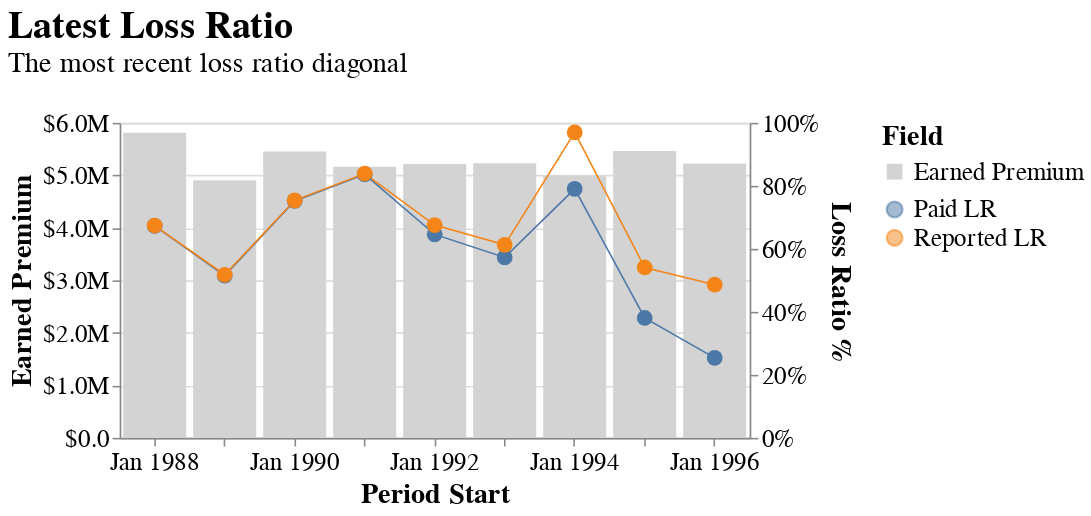

Notebook cell for this chart:
### Code cell
meyers_clipped.plot_right_edge()

### Figure 1 — Vega-Lite specification as saved in the notebook (floating-point values rounded to 4 significant figures)
{"autosize": {"contains": "content", "resize": true}, "config": {"style": {"group-title": {"fontSize": 24}, "group-subtitle": {"fontSize": 18}, "guide-label": {"fontSize": 16, "font": "sans-serif"}, "guide-title": {"fontSize": 18, "font": "sans-serif"}}, "mark": {"color": "#1f8fff"}, "title": {"anchor": "start", "offset": 20}, "legend": {"orient": "right", "titleAnchor": "start", "layout": {"direction": "vertical"}, "labelFontSize": 16.0, "titleFontSize": 18.0}, "axis": {"labelFontSize": 16.0, "titleFontSize": 18.0}}, "layer": [{"data": {"values": [{"period_start": "1988-01-01T00:00:00", "period_end": "1988-12-31T00:00:00", "evaluation_date": "1996-12-31T00:00:00", "dev_lag": 96.0, "Earned Premium": 5812000, "Field": "Earned Premium"}, {"period_start": "1989-01-01T00:00:00", "period_end": "1989-12-31T00:00:00", "evaluation_date": "1996-12-31T00:00:00", "dev_lag": 84.0, "Earned Premium": 4908000, "Field": "Earned Premium"}, {"period_start": "1990-01-01T00:00:00", "period_end": "1990-12-31T00:00:00", "evaluation_date": "1996-12-31T00:00:00", "dev_lag": 72.0, "Earned Premium": 5454000, "Field": "Earned Premium"}, {"period_start": "1991-01-01T00:00:00", "period_end": "1991-12-31T00:00:00", "evaluation_date": "1996-12-31T00:00:00", "dev_lag": 60.0, "Earned Premium": 5165000, "Field": "Earned Premium"}, {"period_start": "1992-01-01T00:00:00", "period_end": "1992-12-31T00:00:00", "evaluation_date": "1996-12-31T00:00:00", "dev_lag": 48.0, "Earned Premium": 5214000, "Field": "Earned Premium"}, {"period_start": "1993-01-01T00:00:00", "period_end": "1993-12-31T00:00:00", "evaluation_date": "1996-12-31T00:00:00", "dev_lag": 36.0, "Earned Premium": 5230000, "Field": "Earned Premium"}, {"period_start": "1994-01-01T00:00:00", "period_end": "1994-12-31T00:00:00", "evaluation_date": "1996-12-31T00:00:00", "dev_lag": 24.0, "Earned Premium": 4992000, "Field": "Earned Premium"}, {"period_start": "1995-01-01T00:00:00", "period_end": "1995-12-31T00:00:00", "evaluation_date": "1996-12-31T00:00:00", "dev_lag": 12.0, "Earned Premium": 5466000, "Field": "Earned Premium"}, {"period_start": "1996-01-01T00:00:00", "period_end": "1996-12-31T00:00:00", "evaluation_date": "1996-12-31T00:00:00", "dev_lag": 0.0, "Earned Premium": 5226000, "Field": "Earned Premium"}]}, "mark": {"type": "bar"}, "encoding": {"color": {"field": "Field", "scale": {"range": ["lightgray"]}, "type": "nominal"}, "tooltip": [{"field": "period_start", "title": "Period Start", "type": "temporal"}, {"field": "period_end", "title": "Period End", "type": "temporal"}, {"field": "dev_lag", "title": "Dev Lag", "type": "ordinal"}, {"field": "evaluation_date", "title": "Evaluation Date", "type": "temporal"}, {"field": "Earned Premium", "format": "$,.0f", "type": "quantitative"}], "x": {"field": "period_start", "timeUnit": "yearmonth", "type": "ordinal"}, "y": {"axis": {"format": "$.2s"}, "field": "Earned Premium", "type": "quantitative"}}, "name": "view_2", "title": {"text": "", "anchor": "middle", "font": "sans-serif", "fontSize": 12, "fontWeight": "normal"}}, {"layer": [{"mark": {"type": "area", "opacity": 0.5}, "encoding": {"color": {"field": "Field", "type": "nominal"}, "x": {"field": "period_start", "timeUnit": "yearmonth", "type": "temporal"}, "y": {"axis": {"title": "Loss Ratio %", "format": "%"}, "field": "loss_ratio_lower_ci", "type": "quantitative"}, "y2": {"field": "loss_ratio_upper_ci"}}}, {"mark": {"type": "line", "size": 1}, "encoding": {"color": {"field": "Field", "type": "nominal"}, "x": {"axis": {"labelAngle": 0}, "field": "period_start", "timeUnit": "yearmonth", "title": "Period Start", "type": "temporal"}, "y": {"axis": {"format": "%"}, "field": "loss_ratio", "scale": {"zero": true}, "title": "Loss Ratio %", "type": "quantitative"}}}, {"mark": {"type": "point", "filled": true, "opacity": 1, "size": 100.0}, "encoding": {"color": {"field": "Field", "legend": {"title": null}, "type": "nominal"}, "tooltip": [{"field": "period_start", "title": "Period Start", "type": "temporal"}, {"field": "period_end", "title": "Period End", "type": "temporal"}, {"field": "dev_lag", "title": "Dev Lag", "type": "ordinal"}, {"field": "evaluation_date", "title": "Evaluation Date", "type": "temporal"}, {"field": "loss_ratio", "format": ".2%", "title": "Loss Ratio (%)", "type": "quantitative"}], "x": {"axis": {"labelAngle": 0}, "field": "period_start", "timeUnit": "yearmonth", "title": "Period Start", "type": "temporal"}, "y": {"axis": {"format": "%"}, "field": "loss_ratio", "scale": {"zero": true}, "type": "quantitative"}}}], "data": {"values": [{"period_start": "1988-01-01T00:00:00", "period_end": "1988-12-31T00:00:00", "evaluation_date": "1996-12-31T00:00:00", "dev_lag": 96.0, "loss_ratio": 0.6729, "loss_ratio_sd": 0, "loss_ratio_lower_ci": null, "loss_ratio_upper_ci": null, "Field": "Paid LR"}, {"period_start": "1988-01-01T00:00:00", "period_end": "1988-12-31T00:00:00", "evaluation_date": "1996-12-31T00:00:00", "dev_lag": 96.0, "loss_ratio": 0.674, "loss_ratio_sd": 0, "loss_ratio_lower_ci": null, "loss_ratio_upper_ci": null, "Field": "Reported LR"}, {"period_start": "1989-01-01T00:00:00", "period_end": "1989-12-31T00:00:00", "evaluation_date": "1996-12-31T00:00:00", "dev_lag": 84.0, "loss_ratio": 0.5147, "loss_ratio_sd": 0, "loss_ratio_lower_ci": null, "loss_ratio_upper_ci": null, "Field": "Paid LR"}, {"period_start": "1989-01-01T00:00:00", "period_end": "1989-12-31T00:00:00", "evaluation_date": "1996-12-31T00:00:00", "dev_lag": 84.0, "loss_ratio": 0.5177, "loss_ratio_sd": 0, "loss_ratio_lower_ci": null, "loss_ratio_upper_ci": null, "Field": "Reported LR"}, {"period_start": "1990-01-01T00:00:00", "period_end": "1990-12-31T00:00:00", "evaluation_date": "1996-12-31T00:00:00", "dev_lag": 72.0, "loss_ratio": 0.7521, "loss_ratio_sd": 0, "loss_ratio_lower_ci": null, "loss_ratio_upper_ci": null, "Field": "Paid LR"}, {"period_start": "1990-01-01T00:00:00", "period_end": "1990-12-31T00:00:00", "evaluation_date": "1996-12-31T00:00:00", "dev_lag": 72.0, "loss_ratio": 0.7539, "loss_ratio_sd": 0, "loss_ratio_lower_ci": null, "loss_ratio_upper_ci": null, "Field": "Reported LR"}, {"period_start": "1991-01-01T00:00:00", "period_end": "1991-12-31T00:00:00", "evaluation_date": "1996-12-31T00:00:00", "dev_lag": 60.0, "loss_ratio": 0.8364, "loss_ratio_sd": 0, "loss_ratio_lower_ci": null, "loss_ratio_upper_ci": null, "Field": "Paid LR"}, {"period_start": "1991-01-01T00:00:00", "period_end": "1991-12-31T00:00:00", "evaluation_date": "1996-12-31T00:00:00", "dev_lag": 60.0, "loss_ratio": 0.8391, "loss_ratio_sd": 0, "loss_ratio_lower_ci": null, "loss_ratio_upper_ci": null, "Field": "Reported LR"}, {"period_start": "1992-01-01T00:00:00", "period_end": "1992-12-31T00:00:00", "evaluation_date": "1996-12-31T00:00:00", "dev_lag": 48.0, "loss_ratio": 0.646, "loss_ratio_sd": 0, "loss_ratio_lower_ci": null, "loss_ratio_upper_ci": null, "Field": "Paid LR"}, {"period_start": "1992-01-01T00:00:00", "period_end": "1992-12-31T00:00:00", "evaluation_date": "1996-12-31T00:00:00", "dev_lag": 48.0, "loss_ratio": 0.6753, "loss_ratio_sd": 0, "loss_ratio_lower_ci": null, "loss_ratio_upper_ci": null, "Field": "Reported LR"}, {"period_start": "1993-01-01T00:00:00", "period_end": "1993-12-31T00:00:00", "evaluation_date": "1996-12-31T00:00:00", "dev_lag": 36.0, "loss_ratio": 0.5728, "loss_ratio_sd": 0, "loss_ratio_lower_ci": null, "loss_ratio_upper_ci": null, "Field": "Paid LR"}, {"period_start": "1993-01-01T00:00:00", "period_end": "1993-12-31T00:00:00", "evaluation_date": "1996-12-31T00:00:00", "dev_lag": 36.0, "loss_ratio": 0.6126, "loss_ratio_sd": 0, "loss_ratio_lower_ci": null, "loss_ratio_upper_ci": null, "Field": "Reported LR"}, {"period_start": "1994-01-01T00:00:00", "period_end": "1994-12-31T00:00:00", "evaluation_date": "1996-12-31T00:00:00", "dev_lag": 24.0, "loss_ratio": 0.7903, "loss_ratio_sd": 0, "loss_ratio_lower_ci": null, "loss_ratio_upper_ci": null, "Field": "Paid LR"}, {"period_start": "1994-01-01T00:00:00", "period_end": "1994-12-31T00:00:00", "evaluation_date": "1996-12-31T00:00:00", "dev_lag": 24.0, "loss_ratio": 0.9698, "loss_ratio_sd": 0, "loss_ratio_lower_ci": null, "loss_ratio_upper_ci": null, "Field": "Reported LR"}, {"period_start": "1995-01-01T00:00:00", "period_end": "1995-12-31T00:00:00", "evaluation_date": "1996-12-31T00:00:00", "dev_lag": 12.0, "loss_ratio": 0.3805, "loss_ratio_sd": 0, "loss_ratio_lower_ci": null, "loss_ratio_upper_ci": null, "Field": "Paid LR"}, {"period_start": "1995-01-01T00:00:00", "period_end": "1995-12-31T00:00:00", "evaluation_date": "1996-12-31T00:00:00", "dev_lag": 12.0, "loss_ratio": 0.5408, "loss_ratio_sd": 0, "loss_ratio_lower_ci": null, "loss_ratio_upper_ci": null, "Field": "Reported LR"}, {"period_start": "1996-01-01T00:00:00", "period_end": "1996-12-31T00:00:00", "evaluation_date": "1996-12-31T00:00:00", "dev_lag": 0.0, "loss_ratio": 0.2537, "loss_ratio_sd": 0, "loss_ratio_lower_ci": null, "loss_ratio_upper_ci": null, "Field": "Paid LR"}, {"period_start": "1996-01-01T00:00:00", "period_end": "1996-12-31T00:00:00", "evaluation_date": "1996-12-31T00:00:00", "dev_lag": 0.0, "loss_ratio": 0.4862, "loss_ratio_sd": 0, "loss_ratio_lower_ci": null, "loss_ratio_upper_ci": null, "Field": "Reported LR"}]}}], "height": 200, "params": [{"name": "param_6", "select": {"type": "interval", "encodings": ["x", "y"]}, "bind": "scales", "views": ["view_2"]}], "resolve": {"scale": {"color": "independent", "y": "independent"}}, "title": {"text": "Latest Loss Ratio", "subtitle": "The most recent loss ratio diagonal"}, "width": 400, "$schema": "https://vega.github.io/schema/vega-lite/v5.20.1.json"}
